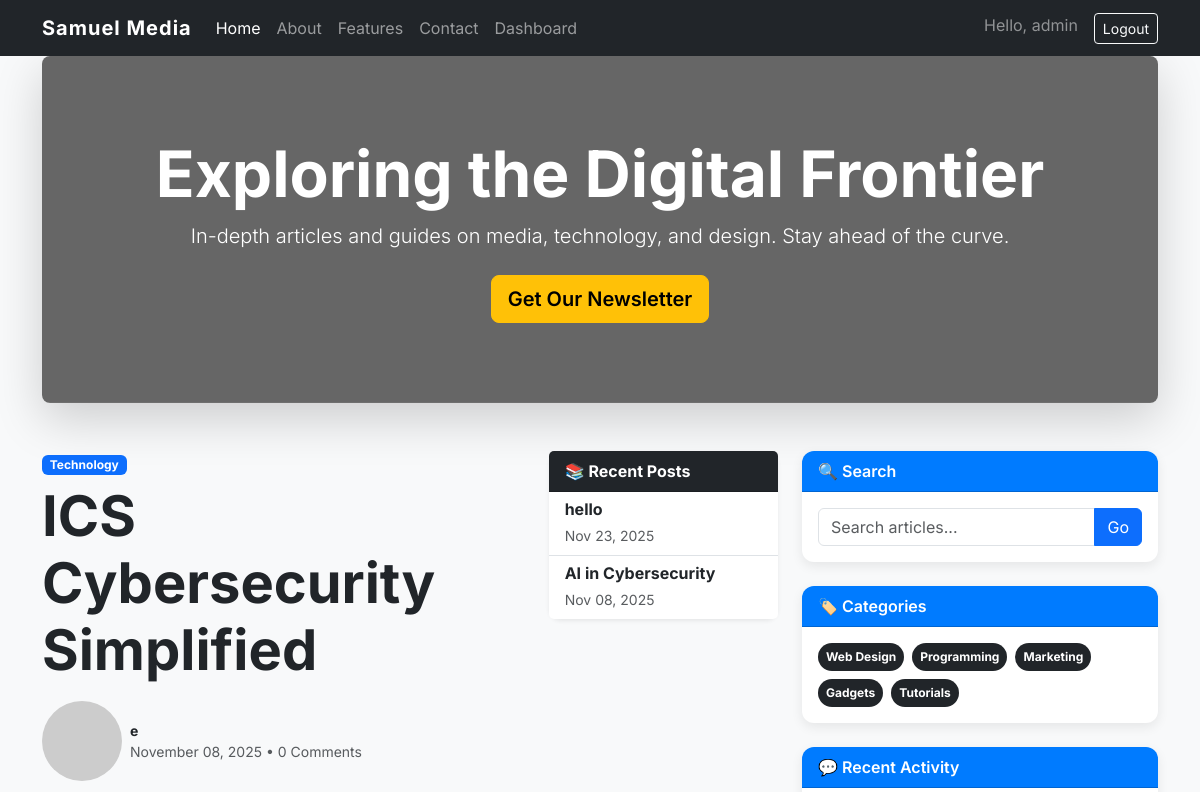
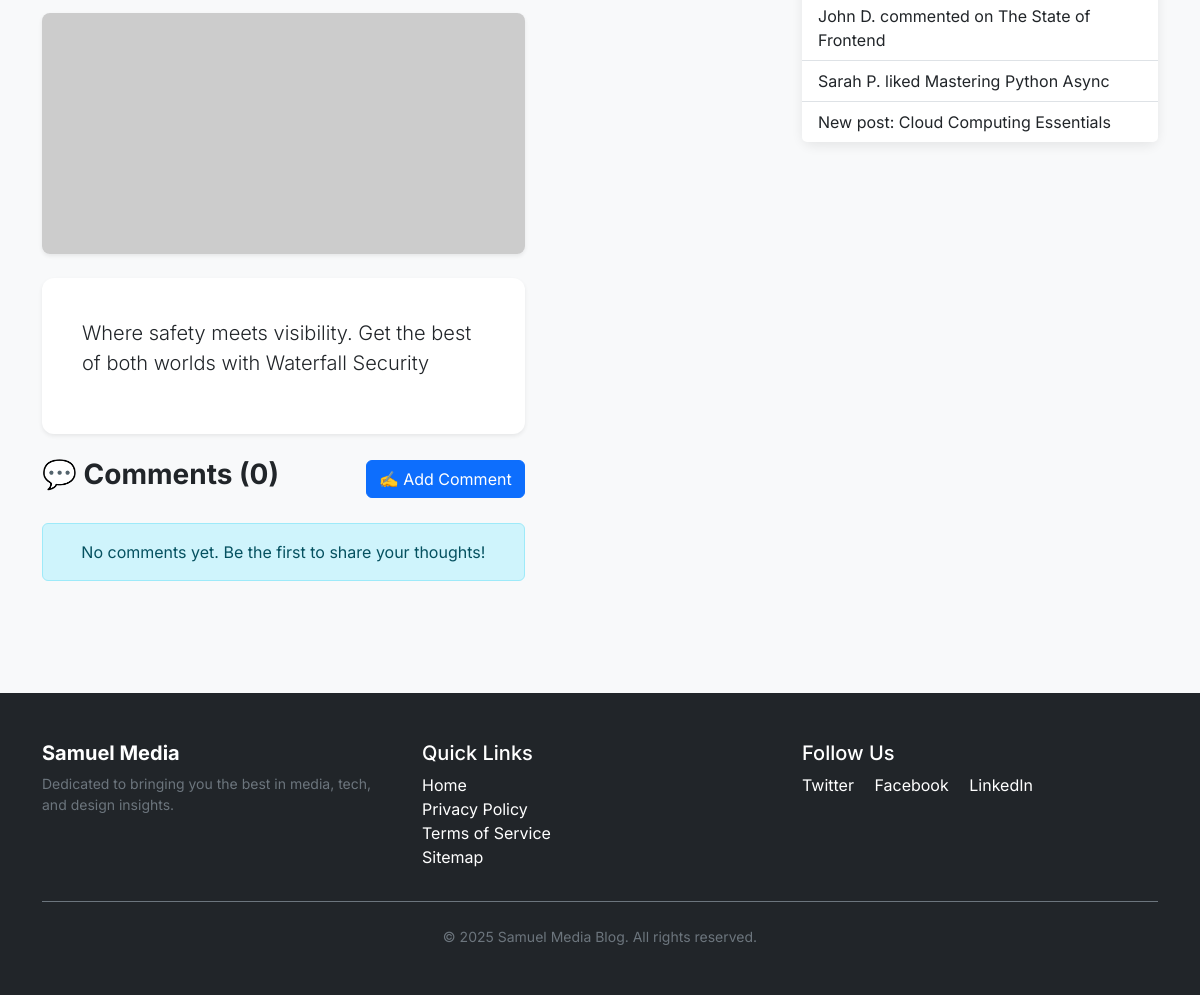
/blog/ics-cybersecurity-simplified/ (signed in), run on the app's committed database (2 pictures, top to bottom).
### core/models.py (models this page shows, shortened)
class Post(models.Model):
    title = models.CharField(max_length=200)
    slug = models.SlugField(max_length=200, unique=True, blank=True, null=True)
    author = models.ForeignKey(User, on_delete=models.CASCADE, related_name='blog_posts')
    content = models.TextField()
    created_on = models.DateTimeField(auto_now_add=True)
    updated_on = models.DateTimeField(auto_now=True)
    STATUS_CHOICES = (
        (0, 'Draft'),
        (1, 'Published'),
    )
    status = models.IntegerField(choices=STATUS_CHOICES, default=0)
    class Meta:
        ordering = ['-created_on']

### core/views.py (the view, shortened to what this page needs)
# urls.py: path('blog/<slug:slug>/', views.post_detail, name='post_detail'),
def post_detail(request, slug):
    post = get_object_or_404(Post, slug=slug, status=1)
    comments = post.comments.filter(approved=True).order_by('-created_on')
    recent_posts = Post.objects.filter(status=1).exclude(slug=slug).order_by('-created_on')[:4]
    comment_form = CommentForm()
    context = {
        'post': post,
        'recent_posts': recent_posts,
        'comments': comments,
        'comment_form': comment_form,
        'comment_count': comments.count(),
    }
    return render(request, 'pages/post_detail.html', context)

### core/forms.py
class CommentForm(forms.ModelForm):
    class Meta:
        model = Comment
        fields = ['content']
        widgets = {
            'content': forms.Textarea(attrs={
                'class': 'form-control',
                'rows': 4,
                'placeholder': 'Share your thoughts...',
                'required': True
            })
        }
        labels = {
            'content': 'Your Comment'
        }

### templates/pages/post_detail.html (shortened to what this page needs)
{% extends 'base.html' %}
{% load static %}
{% block content %}
<div class="row justify-content-center">
    <div class="col-lg-8">
        <div class="mb-4">
            <span class="badge bg-primary mb-2">Technology</span>
            <h1 class="display-4 fw-bold text-dark">{{ post.title }}</h1>
            <div class="d-flex align-items-center text-muted small mt-3">
                <img src="https://ui-avatars.com/api/?name={{ post.author.username }}&background=0D83BF&color=fff&size=40"
                     class="rounded-circle me-2" alt="Author">
                <div>
                    <div class="fw-bold text-dark">{{ post.author.username }}</div>
                    <div>{{ post.created_on|date:"F d, Y" }} • {{ comment_count }} Comment{{ comment_count|pluralize }}</div>
                </div>
            </div>
        </div>
        <img src="https://picsum.photos/800/400?random=1" class="img-fluid rounded-3 shadow-sm mb-4" alt="Post Image">
        <div class="card border-0 shadow-sm p-4 mb-4">
            <div class="card-body">
                <div class="lead">
                    {{ post.content|linebreaks }}
                </div>
            </div>
        </div>
        <div class="d-flex justify-content-between align-items-center mb-4">
            <h3 class="fw-bold">💬 Comments ({{ comment_count }})</h3>
            {% if user.is_authenticated %}
            <button type="button" class="btn btn-primary" data-bs-toggle="modal" data-bs-target="#commentModal">
                ✍️ Add Comment
            </button>
            {% else %}
            <a href="{% url 'login' %}" class="btn btn-outline-primary">Login to Comment</a>
            {% endif %}
        </div>
        <div class="mb-5">
            {% for comment in comments %}
            <div class="card mb-3 shadow-sm">
                <div class="card-body">
                    <div class="d-flex align-items-start">
                        <img src="https://ui-avatars.com/api/?name={{ comment.author.username }}&background=random&size=50"
                             class="rounded-circle me-3" alt="Commenter">
                        <div class="flex-grow-1">
                            <div class="d-flex justify-content-between align-items-center mb-2">
                                <h6 class="mb-0 fw-bold">{{ comment.author.username }}</h6>
                                <small class="text-muted">{{ comment.created_on|date:"M d, Y - g:i A" }}</small>
                            </div>
                            <p class="mb-0">{{ comment.content }}</p>
                        </div>
                    </div>
                </div>
            </div>
            {% empty %}
            <div class="alert alert-info text-center">
                <p class="mb-0">No comments yet. Be the first to share your thoughts!</p>
            </div>
            {% endfor %}
        </div>
    </div>
    <div class="col-lg-4">
        <div class="card shadow-sm mb-4">
            <div class="card-header bg-dark text-white fw-bold">
                📚 Recent Posts
            </div>
            <div class="list-group list-group-flush">
                {% for recent_post in recent_posts %}
                <a href="{% url 'post_detail' recent_post.slug %}"
                   class="list-group-item list-group-item-action">
                    <h6 class="mb-1 fw-bold">{{ recent_post.title|truncatechars:40 }}</h6>
                    <small class="text-muted">{{ recent_post.created_on|date:"M d, Y" }}</small>
                </a>
                {% empty %}
                <div class="list-group-item">No recent posts</div>
                {% endfor %}
            </div>
        </div>
    </div>
</div>
{% endblock %}

### templates/base.html (shortened to what this page needs)
<!DOCTYPE html>
<html lang="en">
<head>
  <link href="https://cdn.jsdelivr.net/npm/bootstrap@5.3.3/dist/css/bootstrap.min.css" rel="stylesheet"/>
</head>
<body>
  <nav class="navbar navbar-expand-lg navbar-dark bg-dark sticky-top">
    <div class="container">
      <a class="navbar-brand" href="/">Samuel Media</a>
      <div class="collapse navbar-collapse" id="navbarsExample">
        <ul class="navbar-nav me-auto mb-2 mb-lg-0">
          <li class="nav-item"><a class="nav-link active" aria-current="page" href="/">Home</a></li>
          <li class="nav-item"><a class="nav-link" href="/about/">About</a></li>
          <li class="nav-item"><a class="nav-link" href="/features/">Features</a></li>
          <li class="nav-item"><a class="nav-link" href="/contact/">Contact</a></li>
          <li class="nav-item"><a class="nav-link" href="/dashboard/">Dashboard</a></li>
        </ul>
        <ul class="navbar-nav">
          {% if user.is_authenticated %}
            <li class="nav-item"><span class="navbar-text me-3 text-white-50">Hello, {{ user.username }}</span></li>
            <li class="nav-item"><a class="btn btn-outline-light btn-sm" href="/logout/">Logout</a></li>
          {% else %}
            <li class="nav-item me-2"><a class="btn btn-outline-light btn-sm" href="/login/">Login</a></li>
            <li class="nav-item"><a class="btn btn-warning btn-sm" href="/register/">Register</a></li>
          {% endif %}
        </ul>
      </div>
    </div>
  </nav>
  <div class="container">
    <div class="hero-section text-center shadow-lg">
      <div class="container">
        <h1 class="display-3 fw-bold">Exploring the Digital Frontier</h1>
        <p class="lead mb-4">In-depth articles and guides on media, technology, and design. Stay ahead of the curve.</p>
        <a href="#" class="btn btn-lg btn-warning">Get Our Newsletter</a>
      </div>
    </div>
  </div>
  <div class="container">
    <div class="row">
      <div class="col-lg-8">
        {% block content %}{% endblock %}
      </div>
      <div class="col-lg-4">
        <div class="card mb-4 sidebar">
          <div class="card-header">
            🔍 Search
          </div>
          <div class="card-body">
            <div class="input-group">
              <input type="text" class="form-control" placeholder="Search articles...">
              <button class="btn btn-primary" type="button">Go</button>
            </div>
          </div>
        </div>
        <div class="card mb-4 sidebar">
          <div class="card-header">
            🏷️ Categories
          </div>
          <div class="card-body">
            <div class="d-flex flex-wrap gap-2">
                <a href="#" class="badge rounded-pill bg-dark text-decoration-none p-2">Web Design</a>
                <a href="#" class="badge rounded-pill bg-dark text-decoration-none p-2">Programming</a>
                <a href="#" class="badge rounded-pill bg-dark text-decoration-none p-2">Marketing</a>
                <a href="#" class="badge rounded-pill bg-dark text-decoration-none p-2">Gadgets</a>
                <a href="#" class="badge rounded-pill bg-dark text-decoration-none p-2">Tutorials</a>
            </div>
          </div>
        </div>
        <div class="card mb-4 sidebar">
          <div class="card-header">
            💬 Recent Activity
          </div>
          <ul class="list-group list-group-flush">
            <li class="list-group-item">John D. commented on The State of Frontend</li>
            <li class="list-group-item">Sarah P. liked Mastering Python Async</li>
            <li class="list-group-item">New post: Cloud Computing Essentials</li>
          </ul>
        </div>
      </div>
    </div>
  </div> <footer>
    <div class="container">
      <div class="row">
        <div class="col-md-4 mb-3">
          <h5 class="text-white fw-bold">Samuel Media</h5>
          <p class="small">Dedicated to bringing you the best in media, tech, and design insights.</p>
        </div>
        <div class="col-md-4 mb-3">
          <h5 class="text-white">Quick Links</h5>
          <ul class="list-unstyled">
            <li><a href="/">Home</a></li>
            <li><a href="#">Privacy Policy</a></li>
            <li><a href="#">Terms of Service</a></li>
            <li><a href="#">Sitemap</a></li>
          </ul>
        </div>
        <div class="col-md-4 mb-3">
          <h5 class="text-white">Follow Us</h5>
          <a href="#" class="text-white me-3"> Twitter</a>
          <a href="#" class="text-white me-3"> Facebook</a>
          <a href="#" class="text-white"> LinkedIn</a>
        </div>
      </div>
      <div class="text-center pt-4 border-top border-secondary">
        <p class="mb-0 small">&copy; {% now "Y" %} Samuel Media Blog. All rights reserved.</p>
      </div>
    </div>
  </footer>
  </body>
</html>

### templates/base.html (style rules this page uses)
:root { --primary-color: #007bff; --secondary-color: #6c757d; --accent-color: #ffc107; --light-bg: #f8f9fa; --dark-bg: #212529; --card-shadow: 0 4px 12px rgba(0, 0, 0, 0.08); }
body { background-color: var(--light-bg); font-family: 'Inter', sans-serif; }
.navbar-brand { font-weight: 700; letter-spacing: 1px; }
.btn-warning { background-color: var(--accent-color); border-color: var(--accent-color); font-weight: 600; }
.hero-section { background: linear-gradient(rgba(0, 0, 0, 0.5), rgba(0, 0, 0, 0.5)), url('https://picsum.photos/1200/400?blur=2'); background-size: cover; background-position: center; color: white; padding: 5rem 0; margin-bottom: 3rem; border-radius: 0.5rem; }
.card { border: none; border-radius: 0.75rem; box-shadow: var(--card-shadow); transition: transform 0.3s ease, box-shadow 0.3s ease; }
.sidebar .card-header { font-weight: 600; background-color: var(--primary-color); color: white; border-radius: 0.75rem 0.75rem 0 0 !important; }
footer { background-color: var(--dark-bg); color: var(--secondary-color); padding: 3rem 0; margin-top: 4rem; }
footer a { color: white; text-decoration: none; }

### data on the page
Post: title "ICS Cybersecurity Simplified", author.username "e", created_on "November 08, 2025", content "Where safety meets visibility. Get the best of both worlds with Waterfall Security"
Post: title "hello", created_on "Nov 23, 2025"
Post: title "AI in Cybersecurity", created_on "Nov 08, 2025"

### other printed values
{{ user.username }} "admin"
{{ comment_count }} "0"
